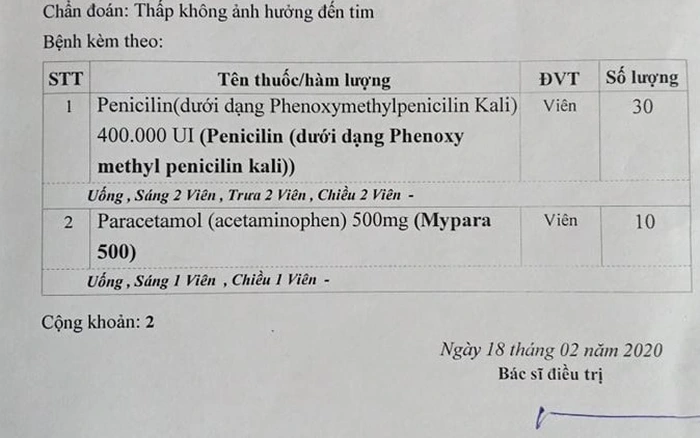
#> input picture Newvscode/text/donthuoc.png, 700 x 438 px
$ python test.py
#> lines starting #> are read from the running program, lines starting #| are printed output that depends on the picture; after the words box and inside, x2 and y2 are one past the last pixel; in counts of white or black regions, pixels touching at a corner belong together
import cv2
import pytesseract

# read image
img = cv2.imread('text/donthuoc.png')
#> img is the input picture: shape (438, 700, 3); mean B, G, R 186.4, 187.9, 187.6
cv2.imshow('img', img)

# RGB to Grayn
gray = cv2.cvtColor(img, cv2.COLOR_RGB2GRAY)
# Resize ảnh để tăng độ phân giải
high_res_image = cv2.resize(gray, None, fx=2, fy=2, interpolation=cv2.INTER_CUBIC)
adaptive_thresh = cv2.adaptiveThreshold(high_res_image, 255, cv2.ADAPTIVE_THRESH_GAUSSIAN_C, cv2.THRESH_BINARY, 101, 21)
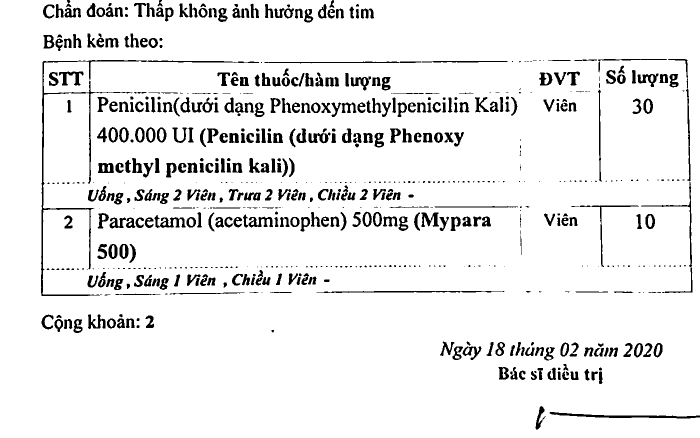
#> adaptive_thresh: shape (876, 1400) (shown at 1/2 size); 92.8% white; 690 black regions (256 under 20 px), largest, box (x1, y1, x2, y2) and area: (82, 120, 518, 592) 3796, (1099, 824, 1400, 837) 1358, (529, 122, 1015, 127) 1108

# OCR
# Đường dẫn đến Tesseract
pytesseract.pytesseract.tesseract_cmd = r'C:\Program Files\Tesseract-OCR\tesseract.exe'
custom_config = r'--oem 3 --psm 6'
#> (the run stopped early here; a loop or call above may not have finished)
